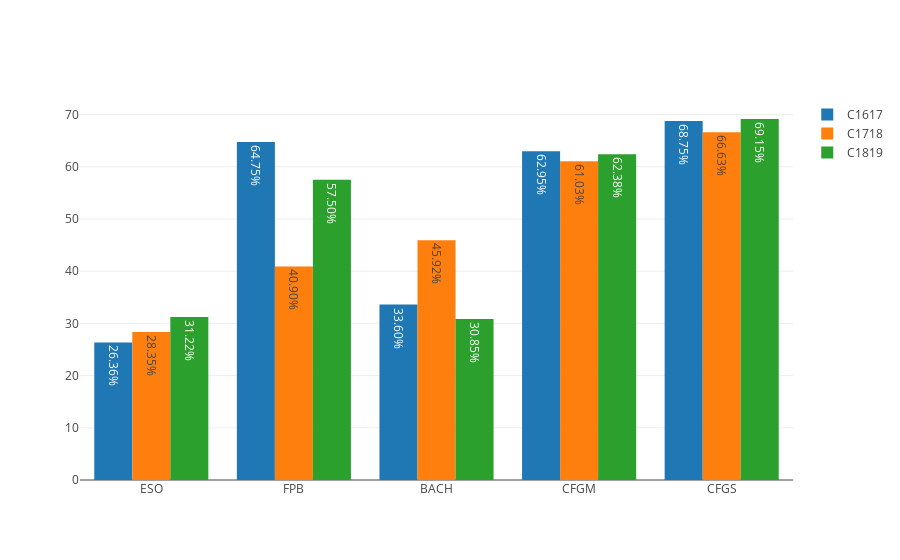

The code cell stored with this chart in its notebook:
### Markdown cell above
## COMPARATIVA CON LOS ÚLTIMOS CURSOS

### Code cell
aux = df.groupby(['etapa', 'curso', 'evaluación']).mean().reset_index().set_index('etapa')
series = {year: aux.loc[stages].query(f'curso == "{year}" & evaluación == "{labels[-1][1]}"')['éxito'].values
          for year in years}

myplotly.cbar(stages, series)

### Figure 1 — Plotly figure (JSON) as saved in the notebook; plotly's stock layout.template omitted (floating-point values rounded to 4 significant figures)
{"data": [{"hoverinfo": "x+text+name", "name": "C1617", "text": ["26.36%", "64.75%", "33.60%", "62.95%", "68.75%"], "type": "bar", "uid": "ebab4f45-31a5-4f33-8810-22bc7047675e", "x": ["ESO", "FPB", "BACH", "CFGM", "CFGS"], "y": [26.36, 64.75, 33.6, 62.95, 68.75]}, {"hoverinfo": "x+text+name", "name": "C1718", "text": ["28.35%", "40.90%", "45.92%", "61.03%", "66.63%"], "type": "bar", "uid": "c338cdcf-2f34-4bdf-afff-98380aec597f", "x": ["ESO", "FPB", "BACH", "CFGM", "CFGS"], "y": [28.35, 40.9, 45.92, 61.03, 66.63]}, {"hoverinfo": "x+text+name", "name": "C1819", "text": ["31.22%", "57.50%", "30.85%", "62.38%", "69.15%"], "type": "bar", "uid": "d3f6c75c-a774-4c23-98a6-fcfd6d621cc8", "x": ["ESO", "FPB", "BACH", "CFGM", "CFGS"], "y": [31.22, 57.5, 30.85, 62.38, 69.15]}], "layout": {"barmode": "group"}}
